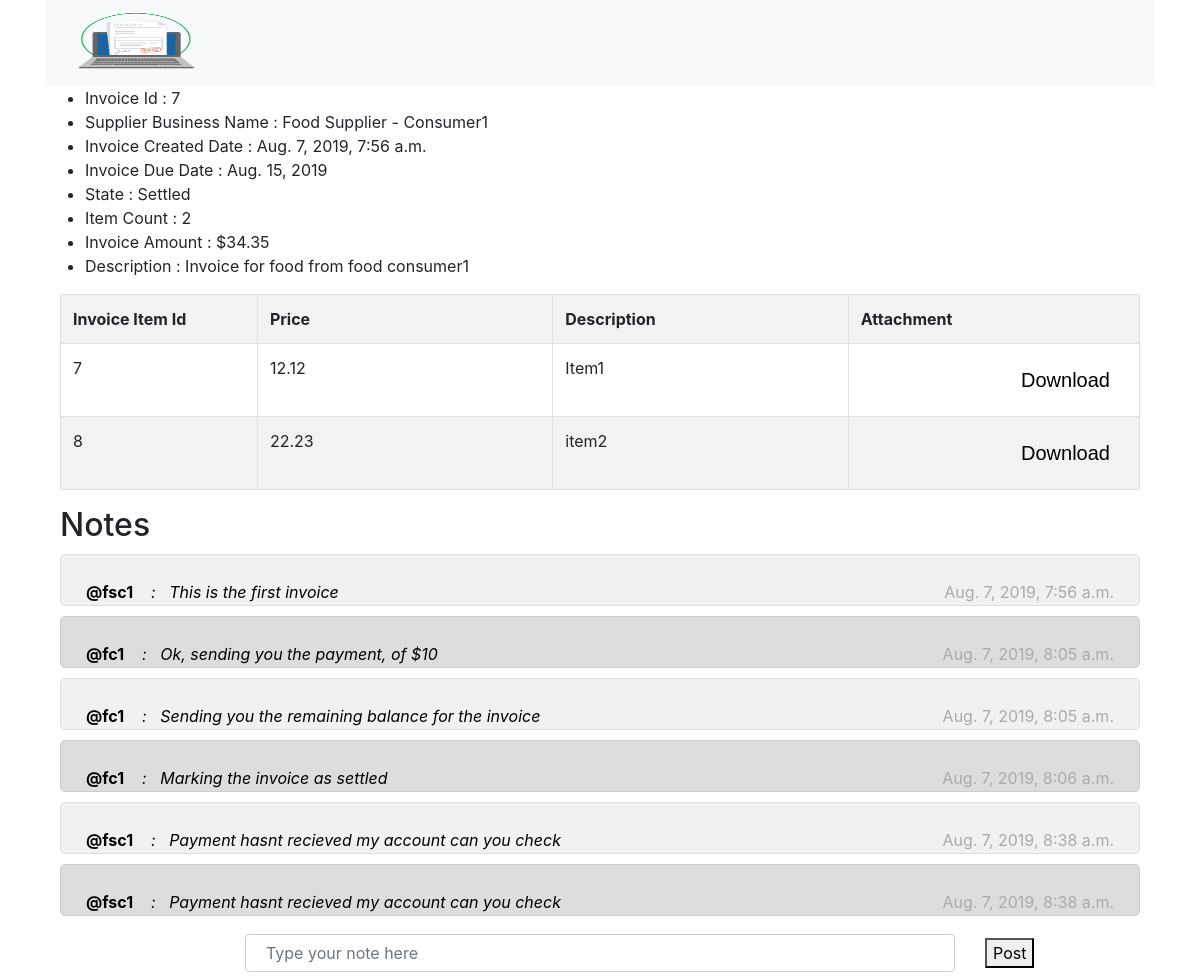
/invoice_details/7, run on the app's committed database.
### cims/models.py (models this page shows, shortened)
class ExtendedUser(models.Model):
    user = models.OneToOneField(User, on_delete=models.CASCADE)
    supplier = models.BooleanField(default=False)
    customer = models.BooleanField(default=False)
    businessName = models.CharField(max_length=200)
    lastLoginTime = models.DateTimeField(default=None, blank=True, null=True)

class Invoice(models.Model):
    description = models.CharField(max_length=500)
    createdTime = models.DateTimeField()
    lastUpdatedTime = models.DateTimeField()
    invoiceDueDate = models.DateField()
    invoiceState = models.ForeignKey(InvoiceState, on_delete=models.CASCADE)
    invoiceItemCount = models.IntegerField()
    invoiceAmount = models.DecimalField(max_digits=5, decimal_places=2)
    supplier = models.ForeignKey(User, on_delete=models.CASCADE, related_name="supplier")
    customer = models.ForeignKey(User, on_delete=models.CASCADE, related_name="customer")

class InvoiceState(models.Model):
    name = models.CharField(max_length=20)

class InvoiceLineItem(models.Model):
    lineItemPrice = models.DecimalField(max_digits=5, decimal_places=2)
    description = models.CharField(max_length=500)
    invoiceLineItemStatus = models.ForeignKey(InvoiceState, on_delete=models.CASCADE)
    invoice = models.ForeignKey(Invoice, on_delete=models.CASCADE)
    document = models.FileField(upload_to='documents/', default=None)

class InvoiceNote(models.Model):
    description = models.CharField(max_length=500)
    invoice = models.ForeignKey(Invoice, on_delete=models.CASCADE)
    sender = models.ForeignKey(User, on_delete=models.CASCADE)
    createdTime = models.DateTimeField()

### cims/views.py (the view)
# urls.py: path("invoice_details/<int:invoice_id>", views.invoice_details, name="invoice_details"),
def invoice_details(request, invoice_id):
    invoice = Invoice.objects.get(id=invoice_id)
    invoice_obj = get_invoice_info(invoice)
    return render(request, "cims/invoice-details.html", {"message": None, 'invoice': invoice_obj})

### cims/templates/cims/invoice-details.html (shortened to what this page needs)
{% extends "cims/base.html" %}
{% block body %}
    <ul>
        <li> Invoice Id : {{ invoice.id }}</li>
        {% if request.session.accounttype == 'Supplier' %}
            <li> Customer Business Name : {{ invoice.business_name }}</li>
        {% else %}
            <li> Supplier Business Name : {{ invoice.supplier_name }}</li>
        {% endif %}
        <li> Invoice Created Date : {{ invoice.created_date }}</li>
        <li> Invoice Due Date : {{ invoice.due_date }}</li>
        <li> State : {{ invoice.invoice_state }}{% if invoice.overdue %} (Overdue Payment) {% endif %}</li>
        <li> Item Count : {{ invoice.item_count }}</li>
        <li> Invoice Amount : ${{ invoice.invoice_amount }}</li>
        <li> Description : {{ invoice.description }}</li>
    </ul>
    <div class="container">
        <table class="table table-bordered table-striped" id="carttable">
            <tr>
                <th style="width: 100px;">
                    Invoice Item Id
                </th>
                <th style="width: 150px;">
                    Price
                </th>
                <th style="width: 150px;">
                    Description
                </th>
                <th style="width: 100px;">
                    Attachment
                </th>
            </tr>
            {% for item in invoice.item_list %}
                <tr id="row{{ item.id }}">
                    <td> {{ item.id }} </td>
                    <td> {{ item.price }} </td>
                    <td> {{ item.description }} </td>
                    <td>
                        {% if item.no_file %}
                            <a href="{% url 'download_file' %}"
                               class="btn btn-link btn-default btn-lg pull-right create_new_invoice" role="button"
                               id="create_new_invoice"
                               name="create_new_invoice" disabled><span
                                    class="glyphicon glyphicon-download-alt"></span>Download</a>
                        {% else %}
                            <a href="{% url 'download_file' item_id=item.id %}"
                               class="btn btn-link btn-default btn-lg pull-right create_new_invoice" role="button"
                               id="create_new_invoice"
                               name="create_new_invoice">Download</a>
                        {% endif %}
                    </td>
                </tr>
            {% endfor %}
        </table>
    </div>
    <div class="container" id="parent-container" name="parent-container">
        <fieldset>
            <h2>Notes</h2>
            {% for message in invoice.item_notes %}
                <div class="{% cycle 'container-note' 'container-note darker-note' %}">
                    <span class="author-left"><b>@{{ message.sender_username }}</b><em> &nbsp;&nbsp; : &nbsp;&nbsp;{{ message.description }}</em></span>
                    <span class="time-right">{{ message.createdTime }}</span>
                </div>
            {% endfor %}
            <form action="{% url 'post_note' %}" method="post">
                <div class="row align-items-center">
                    <div class="col-md-8">
                        <input type="text" class="form-control" id="message" name="message"
                               required autofocus placeholder="Type your note here">
                    </div>
                    <div class="col-md-2">
                        <button send-message="comment" id="comment" type="submit">Post</button>
                    </div>
                </div>
            </form>
        </fieldset>
    </div>
{% endblock %}

### cims/static/cims/styles.css (style rules this page uses)
a { color: #050000; font-family: sans-serif; }
a:link { color: #020000; }
body { font-family: sans-serif; }
.container-note { border: 1px solid #dedede; background-color: #f1f1f1; border-radius: 5px; padding: 25px; margin: 10px 0; }
.darker-note { border-color: #ccc; background-color: #ddd; }
.time-right { float: right; color: #aaa; }
.author-left { float: left; color: black; }
input[type=text], input[type=password], input[type=number] { width: 100%; padding: 12px 20px; margin: 8px 0; display: inline-block; border: 1px solid #ccc; box-sizing: border-box; }

### data on the page
ExtendedUser: supplier_name "Food Supplier - Consumer1"
Invoice: created_date "Aug. 7, 2019, 7:56 a.m.", due_date "Aug. 15, 2019", description "Invoice for food from food consumer1"
InvoiceState: invoice_state "Settled"
InvoiceLineItem: price "12.12", description "Item1"
InvoiceLineItem: price "22.23", description "item2"
InvoiceNote: description "This is the first invoice", createdTime "Aug. 7, 2019, 7:56 a.m."
InvoiceNote: description "Ok, sending you the payment, of $10", createdTime "Aug. 7, 2019, 8:05 a.m."
InvoiceNote: description "Sending you the remaining balance for the invoice", createdTime "Aug. 7, 2019, 8:05 a.m."
InvoiceNote: description "Marking the invoice as settled", createdTime "Aug. 7, 2019, 8:06 a.m."
InvoiceNote: description "Payment hasnt recieved my account can you check", createdTime "Aug. 7, 2019, 8:38 a.m."
InvoiceNote: description "Payment hasnt recieved my account can you check", createdTime "Aug. 7, 2019, 8:38 a.m."

### other printed values
{{ invoice.id }} "7"
{{ invoice.item_count }} "2"
{{ invoice.invoice_amount }} "34.35"
{{ item.id }} "7" "8"
{{ message.sender_username }} "fsc1" "fc1" "fc1" "fc1" "fsc1" "fsc1"
